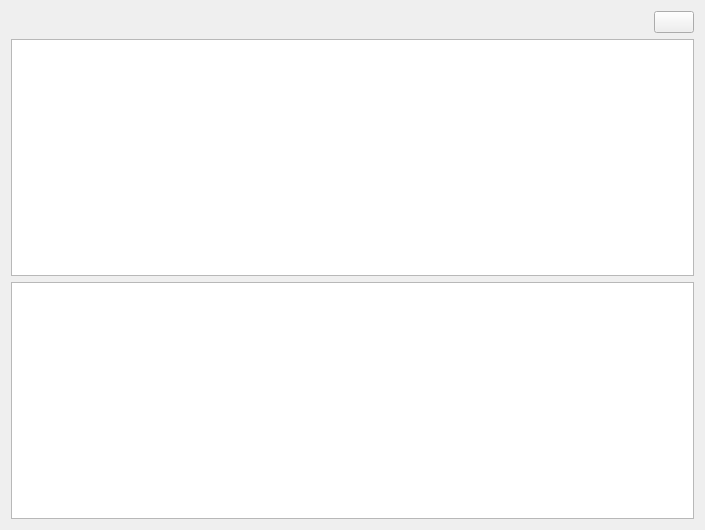
<?xml version="1.0" encoding="UTF-8"?>
<ui version="4.0">
 <class>TabModelComponents_Class</class>
 <widget class="QWidget" name="TabModelComponents_Class">
  <property name="geometry">
   <rect>
    <x>0</x>
    <y>0</y>
    <width>705</width>
    <height>530</height>
   </rect>
  </property>
  <property name="windowTitle">
   <string>Form</string>
  </property>
  <layout class="QGridLayout" name="gridLayout_2">
   <item row="1" column="0" colspan="2">
    <layout class="QGridLayout" name="gridLayout">
     <item row="0" column="0">
      <widget class="QTreeView" name="treeComponents"/>
     </item>
     <item row="1" column="0">
      <widget class="QTableView" name="tableConnections"/>
     </item>
    </layout>
   </item>
   <item row="0" column="1">
    <widget class="QPushButton" name="pushActualize">
     <property name="sizePolicy">
      <sizepolicy hsizetype="Preferred" vsizetype="Fixed">
       <horstretch>0</horstretch>
       <verstretch>0</verstretch>
      </sizepolicy>
     </property>
     <property name="minimumSize">
      <size>
       <width>30</width>
       <height>0</height>
      </size>
     </property>
     <property name="toolTip">
      <string>actualize visiualization (do not read files)</string>
     </property>
     <property name="text">
      <string/>
     </property>
     <property name="icon">
      <iconset resource="../Resources/mineit.qrc">
       <normaloff>:/icons/Refresh</normaloff>:/icons/Refresh</iconset>
     </property>
     <property name="iconSize">
      <size>
       <width>25</width>
       <height>25</height>
      </size>
     </property>
    </widget>
   </item>
   <item row="0" column="0">
    <spacer name="horizontalSpacer">
     <property name="orientation">
      <enum>Qt::Horizontal</enum>
     </property>
     <property name="sizeHint" stdset="0">
      <size>
       <width>40</width>
       <height>20</height>
      </size>
     </property>
    </spacer>
   </item>
  </layout>
 </widget>
 <resources>
  <include location="../Resources/mineit.qrc"/>
 </resources>
 <connections/>
</ui>
